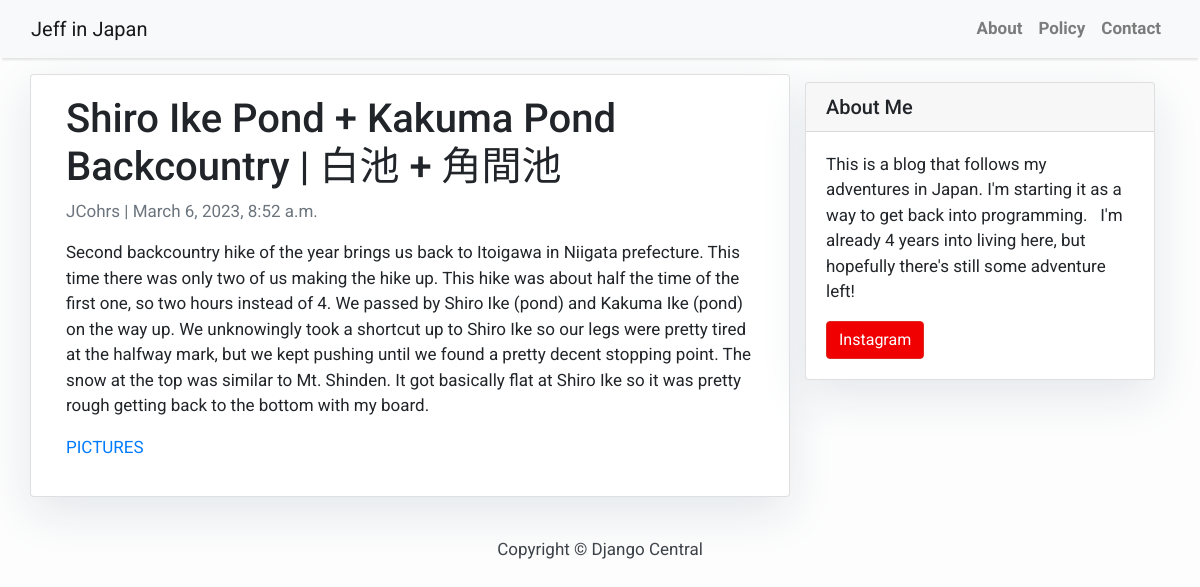
The page /shiro-ike-kakuma-ike-itoigawa-niigata-backcountry/ on the database its author committed.
### blog/models.py (models this page shows, shortened)
class Post(models.Model):
    title = models.CharField(max_length=200, unique=True)
    slug = models.SlugField(max_length=200, unique=True)
    author = models.ForeignKey(User, on_delete= models.CASCADE, related_name='blog_posts')
    updated_on = models.DateTimeField(auto_now=True)
    content = models.TextField()
    created_on = models.DateTimeField(auto_now_add=True)
    status = models.IntegerField(choices=STATUS, default=0)
    class Meta:
        ordering = ['-created_on']

### blog/views.py (the view)
# urls.py: path('<slug:slug>/', views.PostDetail.as_view(), name='post_detail')
class PostDetail(generic.DetailView):
    model = Post
    template_name = 'post_detail.html'

### templates/post_detail.html
{% extends 'base.html' %} {% block content %}
<div class="container">
  <div class="row">
    <div class="col-md-8 card mb-4  mt-3 left  top">
      <div class="card-body">
        <h1>{% block title %} {{ object.title }} {% endblock title %}</h1>
        <p class=" text-muted">{{ post.author }} | {{ post.created_on }}</p>
        <p class="card-text ">{{ object.content | safe }}</p>
      </div>
    </div>
    {% block sidebar %} {% include 'sidebar.html' %} {% endblock sidebar %}
  </div>
</div>
{% endblock content %}

### templates/base.html (style rules this page uses)
body { font-family: "Roboto", sans-serif; font-size: 17px; background-color: #fdfdfd; }

### templates/sidebar.html (style rules this page uses)
.card { box-shadow: 0 16px 48px #E3E7EB; }

### rows shown on the page
Post: title "Shiro Ike Pond + Kakuma Pond Backcountry | 白池 + 角間池", author "JCohrs", created_on "March 6, 2023, 8:52 a.m.", content "Second backcountry hike of the year brings us back to Itoigawa in Niigata prefecture. This time there was only two of us making the hike up. This hike was about half the time of the first one, so two hours instead of 4. We passed by Shiro Ike (pond) and Kakuma Ike (pond) on the way up. We unknowingly took a shortcut up to Shiro Ike so our legs were pretty tired at the halfway mark, but we kept pushing until we found a pretty decent stopping point. The snow at the top was similar to Mt. Shinden. It got basically flat at Shiro Ike so it was pretty rough getting back to the bottom with my board. PICTURES"
